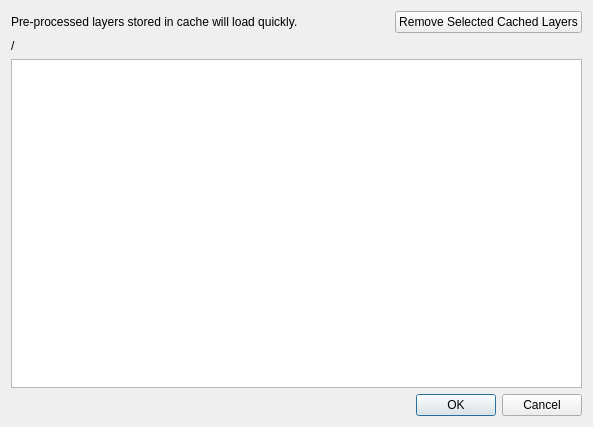
<?xml version="1.0" encoding="UTF-8"?>
<ui version="4.0">
 <class>openFromCacheDialog</class>
 <widget class="QDialog" name="openFromCacheDialog">
  <property name="geometry">
   <rect>
    <x>0</x>
    <y>0</y>
    <width>593</width>
    <height>427</height>
   </rect>
  </property>
  <property name="windowTitle">
   <string>Open Cached Layers</string>
  </property>
  <layout class="QVBoxLayout" name="verticalLayout">
   <item>
    <layout class="QHBoxLayout" name="horizontalLayout">
     <item>
      <widget class="QLabel" name="label">
       <property name="text">
        <string>Pre-processed layers stored in cache will load quickly.</string>
       </property>
      </widget>
     </item>
     <item>
      <spacer name="horizontalSpacer">
       <property name="orientation">
        <enum>Qt::Horizontal</enum>
       </property>
       <property name="sizeHint" stdset="0">
        <size>
         <width>40</width>
         <height>20</height>
        </size>
       </property>
      </spacer>
     </item>
     <item>
      <widget class="QPushButton" name="removeFromCacheButton">
       <property name="text">
        <string>Remove Selected Cached Layers</string>
       </property>
      </widget>
     </item>
    </layout>
   </item>
   <item>
    <widget class="QLabel" name="commonPathLabel">
     <property name="text">
      <string>/</string>
     </property>
    </widget>
   </item>
   <item>
    <widget class="QListWidget" name="cacheListWidget">
     <property name="minimumSize">
      <size>
       <width>400</width>
       <height>300</height>
      </size>
     </property>
    </widget>
   </item>
   <item>
    <widget class="QDialogButtonBox" name="buttonBox">
     <property name="orientation">
      <enum>Qt::Horizontal</enum>
     </property>
     <property name="standardButtons">
      <set>QDialogButtonBox::Cancel|QDialogButtonBox::Ok</set>
     </property>
    </widget>
   </item>
  </layout>
 </widget>
 <resources/>
 <connections>
  <connection>
   <sender>buttonBox</sender>
   <signal>accepted()</signal>
   <receiver>openFromCacheDialog</receiver>
   <slot>accept()</slot>
   <hints>
    <hint type="sourcelabel">
     <x>248</x>
     <y>254</y>
    </hint>
    <hint type="destinationlabel">
     <x>157</x>
     <y>274</y>
    </hint>
   </hints>
  </connection>
  <connection>
   <sender>buttonBox</sender>
   <signal>rejected()</signal>
   <receiver>openFromCacheDialog</receiver>
   <slot>reject()</slot>
   <hints>
    <hint type="sourcelabel">
     <x>316</x>
     <y>260</y>
    </hint>
    <hint type="destinationlabel">
     <x>286</x>
     <y>274</y>
    </hint>
   </hints>
  </connection>
 </connections>
</ui>
